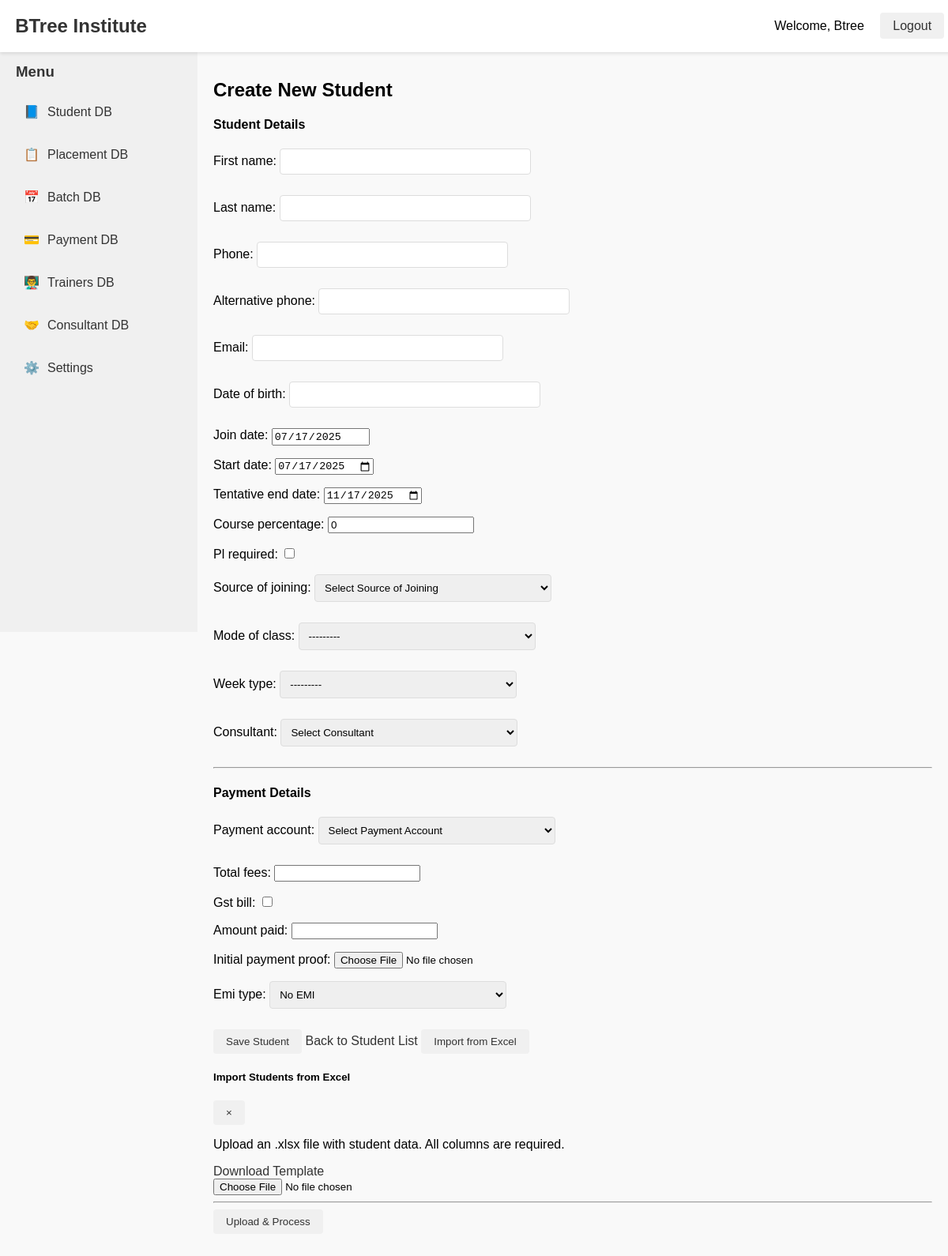
Page /students/create/ (signed in) on the earlier database version.
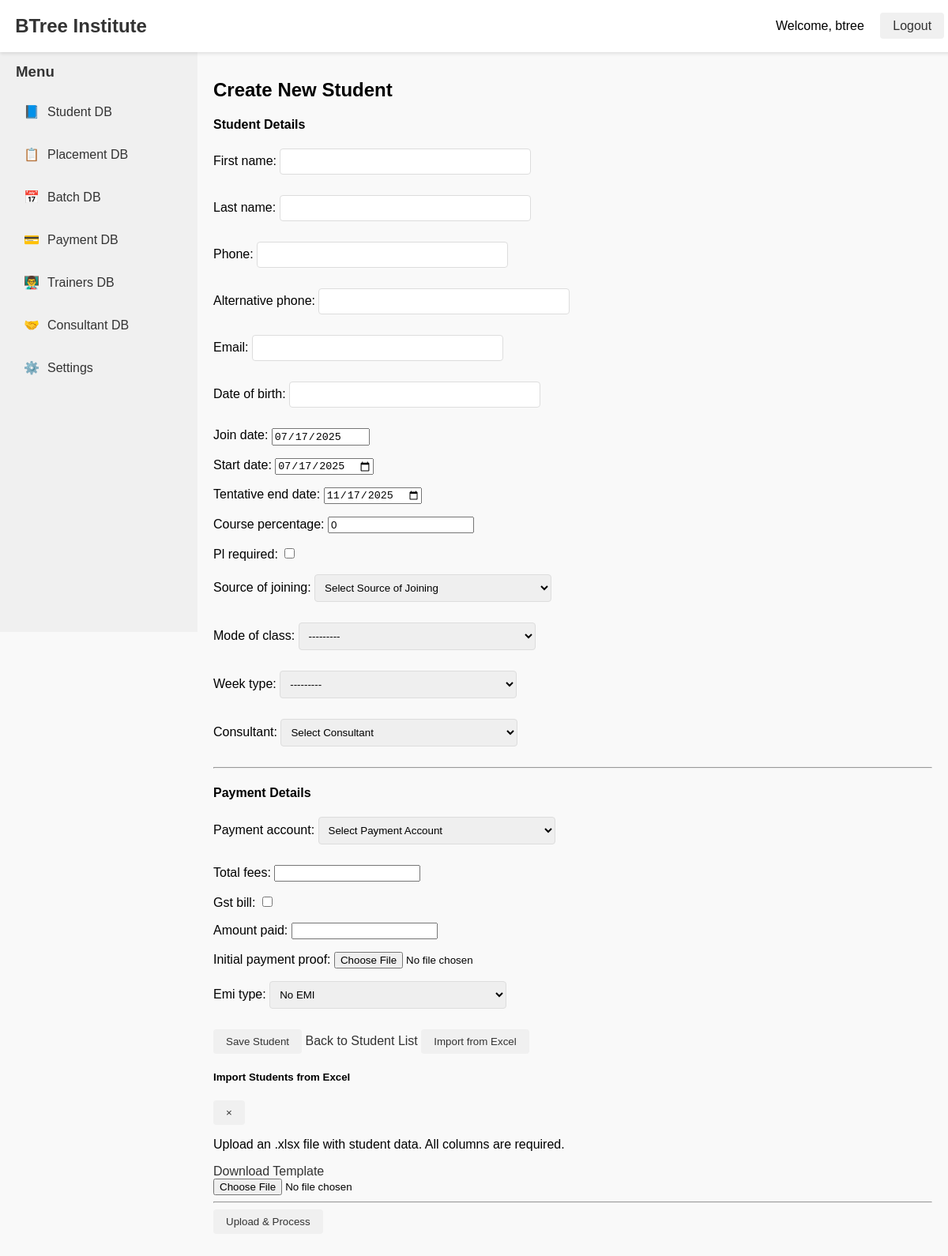
Same page on the later database version.
### accounts/models.py (models this page shows, shortened)
class CustomUser(AbstractBaseUser, PermissionsMixin):
    ROLE_CHOICES = [
        ('admin', 'Admin'),
        ('staff', 'Staff'),
        ('placement', 'Placement'),
        ('trainer', 'Trainer'),
        ('student', 'Student'),
        ('batch_coordination', 'Batch Coordination'),
        ('consultant', 'Consultant'),
    ]
    email = models.EmailField(unique=True)
    name = models.CharField(max_length=100)
    role = models.CharField(max_length=30, choices=ROLE_CHOICES)
    is_active = models.BooleanField(default=True)
    is_staff = models.BooleanField(default=False)
    is_superuser = models.BooleanField(default=False)
    objects = CustomUserManager()
    USERNAME_FIELD = 'email'
    REQUIRED_FIELDS = ['name',]

### consultantdb/models.py (models this page shows, shortened)
class Consultant(models.Model):
    consultant_id = models.CharField(max_length=10, unique=True, blank=True)
    name = models.CharField(max_length=100)
    phone_number = models.CharField(max_length=15)
    email = models.EmailField()
    address = models.TextField(blank=True, null=True)
    date_of_birth = models.DateField(blank=True, null=True)
    date_of_joining = models.DateField(auto_now_add=True, null=True)
    def __str__(self):
        return f"{self.name} - {self.consultant_id}"

### studentsdb/views.py (the view)
# urls.py: path('create/', create_student, name='create_student'),
@login_required
def create_student(request):
    if request.method == 'POST':
        student_form = StudentForm(request.POST)
        payment_form = PaymentForm(request.POST, request.FILES)
        if student_form.is_valid() and payment_form.is_valid():
            student = student_form.save()
            payment = payment_form.save(commit=False)
            payment.student = student
            payment.total_pending_amount = payment.total_fees - payment.amount_paid
            payment.save()
            if student.pl_required:
                Placement.objects.get_or_create(student=student)
            messages.success(request, f"Student {student.student_id} created successfully.")
            return redirect('student_list')
    else:
        student_form = StudentForm()
        payment_form = PaymentForm()
    context = {
        'student_form': student_form,
        'payment_form': payment_form,
    }
    return render(request, 'studentsdb/create_student.html', context)

### templates/studentsdb/create_student.html (shortened to what this page needs)
{% extends "base.html" %}
{% block content %}
<h2>Create New Student</h2>
<form method="post" enctype="multipart/form-data">
    <h4>Student Details</h4>
    <div class="card p-3 mb-4">
        {{ student_form.as_p }}
    </div>
    <hr>
    <h4>Payment Details</h4>
    <div class="card p-3 mb-4">
        {{ payment_form.as_p }}
    </div>
    <button type="submit" class="btn btn-success">Save Student</button>
    <a href="{% url 'student_list' %}" class="btn btn-secondary">Back to Student List</a>
    <button type="button" class="btn btn-info" data-toggle="modal" data-target="#importModal">
        Import from Excel
    </button>
</form>
<div class="modal fade" id="importModal" tabindex="-1" role="dialog" aria-labelledby="importModalLabel" aria-hidden="true">
    <div class="modal-dialog" role="document">
        <div class="modal-content">
            <div class="modal-header">
                <h5 class="modal-title" id="importModalLabel">Import Students from Excel</h5>
                <button type="button" class="close" data-dismiss="modal" aria-label="Close">
                    <span aria-hidden="true">&times;</span>
                </button>
            </div>
            <div class="modal-body">
                <p>Upload an .xlsx file with student data. All columns are required.</p>
                <a href="{% url 'download_student_template' %}">Download Template</a>
                <form action="{% url 'import_students' %}" method="post" enctype="multipart/form-data">
                    <input type="file" name="excel_file" accept=".xlsx" required>
                    <hr>
                    <button type="submit" class="btn btn-primary">Upload & Process</button>
                </form>
            </div>
        </div>
    </div>
</div>
{% endblock %}

### templates/includes/navbar.html
<nav style="background-color: #ffffff; padding: 1.2rem; box-shadow: 0 2px 4px rgba(0,0,0,0.1); position: fixed; width: 98%; top: 0; z-index: 1000; display: flex; justify-content: space-between; align-items: center;">
    <div class="logo" style="font-size: 1.5rem; font-weight: bold;">
        <a href="/" style="text-decoration: none; color: #333;">BTree Institute</a>
    </div>
    <div class="auth-buttons">
        {% if user.is_authenticated %}
            <span style="margin-right: 1rem;">Welcome, {{ user.name }}</span>
            <a href="{% url 'logout' %}" style="padding: 0.5rem 1rem; background-color: #f0f0f0; border-radius: 4px; color: #333; text-decoration: none;">Logout</a>
        {% else %}
            <a href="{% url 'login' %}" style="padding: 0.5rem 1rem; background-color: #f0f0f0; border-radius: 4px; color: #333; text-decoration: none;">Login</a>
        {% endif %}
    </div>
</nav>

Differences in the rows shown:
removed Consultant: consultant "Select Consultant"
changed CustomUser: name "Btree" → "btree"
Other differences:
form field consultant: (not shown) → "Select Consultant"
